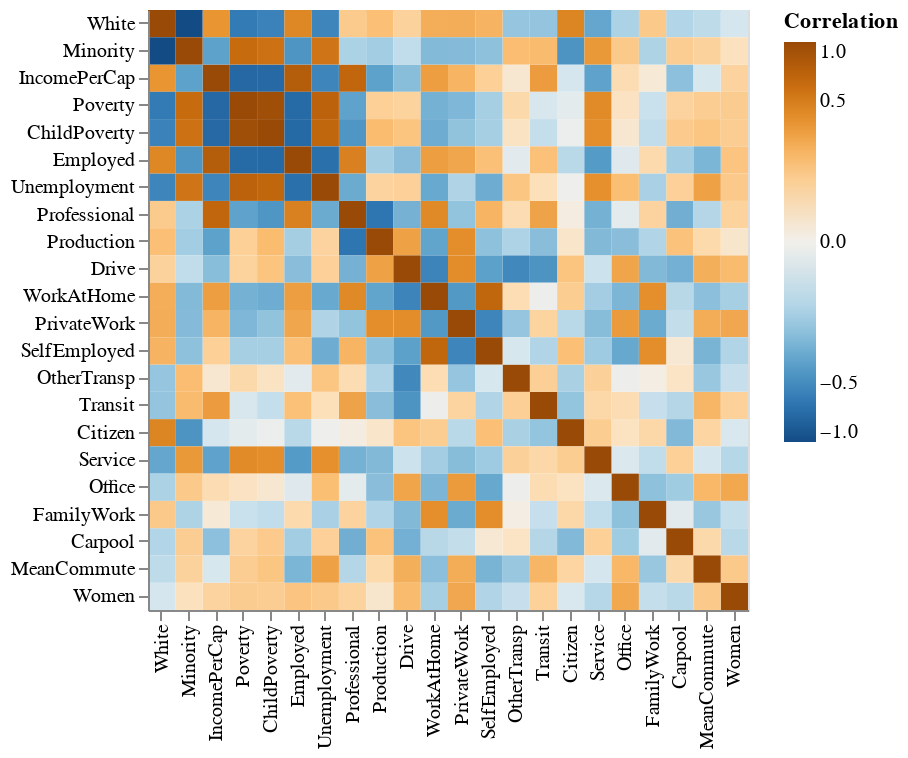

The cell this chart's notebook holds for it:
### Markdown cell above
<!-- END QUESTION -->



While direct inspection is useful, it can be cumbersome to check correlations for a large number of variables this way. A heatmap -- a colored image of the matrix -- provides a (sometimes) convenient way to see what's going on without having to examine the numerical values directly. The cell below shows one way of constructing this plot.

Notice that the color scale shows positive correlations in orange, negative ones in blue, strong correlations in dark tones, and weak correlations in light tones. This is known as a 'diverging color gradient', and should, as a rule of thumb, always be used for plots of this type.

### Code cell
# melt corr_mx
corr_mx_long = corr_mx.reset_index().rename(
    columns = {'index': 'row'}
).melt(
    id_vars = 'row',
    var_name = 'col',
    value_name = 'Correlation'
)

# construct plot
alt.Chart(corr_mx_long).mark_rect().encode(
    x = alt.X('col', title = '', sort = {'field': 'Correlation', 'order': 'ascending'}), 
    y = alt.Y('row', title = '', sort = {'field': 'Correlation', 'order': 'ascending'}),
    color = alt.Color('Correlation', 
                      scale = alt.Scale(scheme = 'blueorange', # diverging gradient
                                        domain = (-1, 1), # ensure white = 0
                                        type = 'sqrt'), # adjust gradient scale
                     legend = alt.Legend(tickCount = 5)) # add ticks to colorbar at 0.5 for reference
).properties(width = 300, height = 300)

### Figure 1 — Vega-Lite specification as saved in the notebook (floating-point values rounded to 4 significant figures; data arrays with more than 128 entries replaced by an {"elided": "..."} marker saying what was removed)
{"config": {"view": {"continuousWidth": 400, "continuousHeight": 300}}, "data": {"name": "data-6e782c2256a9677daa89935249da9c2b"}, "mark": "rect", "encoding": {"color": {"field": "Correlation", "legend": {"tickCount": 5}, "scale": {"domain": [-1, 1], "scheme": "blueorange", "type": "sqrt"}, "type": "quantitative"}, "x": {"field": "col", "sort": {"field": "Correlation", "order": "ascending"}, "title": "", "type": "nominal"}, "y": {"field": "row", "sort": {"field": "Correlation", "order": "ascending"}, "title": "", "type": "nominal"}}, "height": 300, "width": 300, "$schema": "https://vega.github.io/schema/vega-lite/v4.17.0.json", "datasets": {"data-6e782c2256a9677daa89935249da9c2b": {"elided": "484 records"}}}
